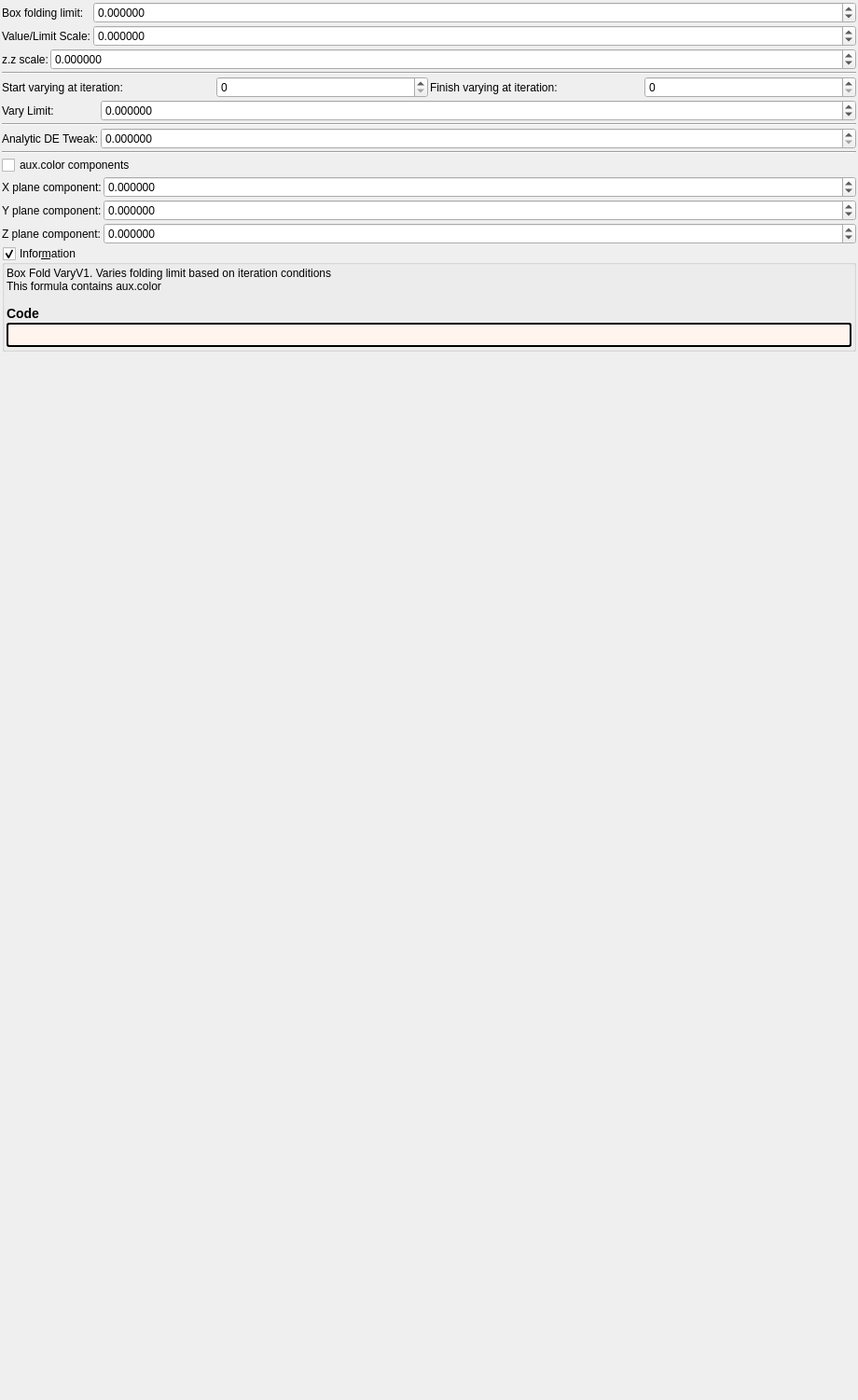
<?xml version="1.0" encoding="UTF-8"?>
<ui version="4.0">
 <class>transf_box_fold_vary_v1</class>
 <widget class="QWidget" name="Form">
  <property name="geometry">
   <rect>
    <x>0</x>
    <y>0</y>
    <width>920</width>
    <height>1501</height>
   </rect>
  </property>
  <property name="windowTitle">
   <string notr="true">transf_box_fold_vary_v1</string>
  </property>
  <layout class="QVBoxLayout" name="verticalLayout">
   <property name="spacing">
    <number>2</number>
   </property>
   <property name="leftMargin">
    <number>2</number>
   </property>
   <property name="topMargin">
    <number>2</number>
   </property>
   <property name="rightMargin">
    <number>2</number>
   </property>
   <property name="bottomMargin">
    <number>2</number>
   </property>
   <item>
    <layout class="QGridLayout" name="gridLayout_12" columnstretch="0,1">
     <property name="spacing">
      <number>2</number>
     </property>
     <item row="0" column="1">
      <widget class="MyDoubleSpinBox" name="spinbox_mandelbox_folding_limit">
       <property name="sizePolicy">
        <sizepolicy hsizetype="Minimum" vsizetype="Maximum">
         <horstretch>0</horstretch>
         <verstretch>0</verstretch>
        </sizepolicy>
       </property>
       <property name="prefix">
        <string/>
       </property>
       <property name="suffix">
        <string/>
       </property>
       <property name="decimals">
        <number>6</number>
       </property>
       <property name="minimum">
        <double>-100.000000000000000</double>
       </property>
       <property name="maximum">
        <double>100.000000000000000</double>
       </property>
       <property name="singleStep">
        <double>0.100000000000000</double>
       </property>
      </widget>
     </item>
     <item row="1" column="1">
      <widget class="MyDoubleSpinBox" name="spinbox_transf_scale_2">
       <property name="sizePolicy">
        <sizepolicy hsizetype="Minimum" vsizetype="Maximum">
         <horstretch>0</horstretch>
         <verstretch>0</verstretch>
        </sizepolicy>
       </property>
       <property name="prefix">
        <string/>
       </property>
       <property name="suffix">
        <string/>
       </property>
       <property name="decimals">
        <number>6</number>
       </property>
       <property name="minimum">
        <double>-99.989999999999995</double>
       </property>
       <property name="maximum">
        <double>99.989999999999995</double>
       </property>
       <property name="singleStep">
        <double>0.100000000000000</double>
       </property>
      </widget>
     </item>
     <item row="1" column="0">
      <widget class="QLabel" name="label_48">
       <property name="text">
        <string>Value/Limit Scale:</string>
       </property>
      </widget>
     </item>
     <item row="0" column="0">
      <widget class="QLabel" name="label_47">
       <property name="text">
        <string>Box folding limit:</string>
       </property>
      </widget>
     </item>
    </layout>
   </item>
   <item>
    <layout class="QGridLayout" name="gridLayout_16" columnstretch="0,1">
     <item row="1" column="1">
      <widget class="MyDoubleSpinBox" name="spinbox_transf_scale_1">
       <property name="sizePolicy">
        <sizepolicy hsizetype="Minimum" vsizetype="Maximum">
         <horstretch>0</horstretch>
         <verstretch>0</verstretch>
        </sizepolicy>
       </property>
       <property name="prefix">
        <string/>
       </property>
       <property name="suffix">
        <string/>
       </property>
       <property name="decimals">
        <number>6</number>
       </property>
       <property name="minimum">
        <double>-9.990000000000000</double>
       </property>
       <property name="maximum">
        <double>9.990000000000000</double>
       </property>
       <property name="singleStep">
        <double>0.100000000000000</double>
       </property>
      </widget>
     </item>
     <item row="1" column="0">
      <widget class="QLabel" name="label_172">
       <property name="text">
        <string>z.z scale:</string>
       </property>
      </widget>
     </item>
    </layout>
   </item>
   <item>
    <widget class="Line" name="line_40">
     <property name="orientation">
      <enum>Qt::Horizontal</enum>
     </property>
    </widget>
   </item>
   <item>
    <layout class="QGridLayout" name="gridLayout_44" columnstretch="0,1">
     <property name="spacing">
      <number>2</number>
     </property>
     <item row="1" column="1">
      <widget class="MyDoubleSpinBox" name="spinbox_transf_offset">
       <property name="sizePolicy">
        <sizepolicy hsizetype="Minimum" vsizetype="Maximum">
         <horstretch>0</horstretch>
         <verstretch>0</verstretch>
        </sizepolicy>
       </property>
       <property name="prefix">
        <string/>
       </property>
       <property name="suffix">
        <string/>
       </property>
       <property name="decimals">
        <number>6</number>
       </property>
       <property name="minimum">
        <double>-99.989999999999995</double>
       </property>
       <property name="maximum">
        <double>99.989999999999995</double>
       </property>
       <property name="singleStep">
        <double>0.100000000000000</double>
       </property>
      </widget>
     </item>
     <item row="3" column="0">
      <widget class="QLabel" name="label_173">
       <property name="text">
        <string>Analytic DE Tweak:</string>
       </property>
      </widget>
     </item>
     <item row="3" column="1">
      <widget class="MyDoubleSpinBox" name="spinbox_analyticDE_scale_1">
       <property name="sizePolicy">
        <sizepolicy hsizetype="Minimum" vsizetype="Maximum">
         <horstretch>0</horstretch>
         <verstretch>0</verstretch>
        </sizepolicy>
       </property>
       <property name="prefix">
        <string/>
       </property>
       <property name="suffix">
        <string/>
       </property>
       <property name="decimals">
        <number>6</number>
       </property>
       <property name="minimum">
        <double>0.000000000000000</double>
       </property>
       <property name="maximum">
        <double>99.989999999999995</double>
       </property>
       <property name="singleStep">
        <double>0.100000000000000</double>
       </property>
      </widget>
     </item>
     <item row="1" column="0">
      <widget class="QLabel" name="label_177">
       <property name="text">
        <string>Vary Limit:</string>
       </property>
      </widget>
     </item>
     <item row="2" column="0" colspan="2">
      <widget class="Line" name="line_2">
       <property name="orientation">
        <enum>Qt::Horizontal</enum>
       </property>
      </widget>
     </item>
     <item row="0" column="0" colspan="2">
      <layout class="QGridLayout" name="gridLayout_45">
       <item row="0" column="1">
        <widget class="MySpinBox" name="spinboxInt_transf_start_iterations_250">
         <property name="sizePolicy">
          <sizepolicy hsizetype="Minimum" vsizetype="Maximum">
           <horstretch>0</horstretch>
           <verstretch>0</verstretch>
          </sizepolicy>
         </property>
         <property name="maximum">
          <number>999</number>
         </property>
        </widget>
       </item>
       <item row="0" column="3">
        <widget class="MySpinBox" name="spinboxInt_transf_stop_iterations">
         <property name="sizePolicy">
          <sizepolicy hsizetype="Minimum" vsizetype="Maximum">
           <horstretch>0</horstretch>
           <verstretch>0</verstretch>
          </sizepolicy>
         </property>
         <property name="maximum">
          <number>999</number>
         </property>
        </widget>
       </item>
       <item row="0" column="0">
        <widget class="QLabel" name="label_171">
         <property name="text">
          <string>Start varying at iteration:</string>
         </property>
         <property name="wordWrap">
          <bool>true</bool>
         </property>
        </widget>
       </item>
       <item row="0" column="2">
        <widget class="QLabel" name="label_169">
         <property name="text">
          <string>Finish varying at iteration:</string>
         </property>
         <property name="wordWrap">
          <bool>true</bool>
         </property>
        </widget>
       </item>
      </layout>
     </item>
    </layout>
   </item>
   <item>
    <layout class="QGridLayout" name="gridLayout_13" columnstretch="0,1">
     <property name="spacing">
      <number>2</number>
     </property>
     <item row="3" column="0">
      <widget class="QLabel" name="label_25">
       <property name="text">
        <string>X plane component:</string>
       </property>
      </widget>
     </item>
     <item row="4" column="0">
      <widget class="QLabel" name="label_26">
       <property name="text">
        <string>Y plane component:</string>
       </property>
      </widget>
     </item>
     <item row="2" column="0" colspan="2">
      <widget class="QCheckBox" name="checkBox_fold_color_aux_color_enabled_false">
       <property name="text">
        <string notr="true">aux.color components</string>
       </property>
      </widget>
     </item>
     <item row="5" column="1">
      <widget class="MyDoubleSpinBox" name="spinbox3_mandelbox_color_z">
       <property name="sizePolicy">
        <sizepolicy hsizetype="Minimum" vsizetype="Maximum">
         <horstretch>0</horstretch>
         <verstretch>0</verstretch>
        </sizepolicy>
       </property>
       <property name="prefix">
        <string/>
       </property>
       <property name="suffix">
        <string/>
       </property>
       <property name="decimals">
        <number>6</number>
       </property>
       <property name="minimum">
        <double>-100.000000000000000</double>
       </property>
       <property name="maximum">
        <double>100.000000000000000</double>
       </property>
       <property name="singleStep">
        <double>0.100000000000000</double>
       </property>
      </widget>
     </item>
     <item row="5" column="0">
      <widget class="QLabel" name="label_30">
       <property name="text">
        <string>Z plane component:</string>
       </property>
      </widget>
     </item>
     <item row="4" column="1">
      <widget class="MyDoubleSpinBox" name="spinbox3_mandelbox_color_y">
       <property name="sizePolicy">
        <sizepolicy hsizetype="Minimum" vsizetype="Maximum">
         <horstretch>0</horstretch>
         <verstretch>0</verstretch>
        </sizepolicy>
       </property>
       <property name="prefix">
        <string/>
       </property>
       <property name="suffix">
        <string/>
       </property>
       <property name="decimals">
        <number>6</number>
       </property>
       <property name="minimum">
        <double>-100.000000000000000</double>
       </property>
       <property name="maximum">
        <double>100.000000000000000</double>
       </property>
       <property name="singleStep">
        <double>0.100000000000000</double>
       </property>
      </widget>
     </item>
     <item row="3" column="1">
      <widget class="MyDoubleSpinBox" name="spinbox3_mandelbox_color_x">
       <property name="sizePolicy">
        <sizepolicy hsizetype="Minimum" vsizetype="Maximum">
         <horstretch>0</horstretch>
         <verstretch>0</verstretch>
        </sizepolicy>
       </property>
       <property name="prefix">
        <string/>
       </property>
       <property name="suffix">
        <string/>
       </property>
       <property name="decimals">
        <number>6</number>
       </property>
       <property name="minimum">
        <double>-100.000000000000000</double>
       </property>
       <property name="maximum">
        <double>100.000000000000000</double>
       </property>
       <property name="singleStep">
        <double>0.100000000000000</double>
       </property>
      </widget>
     </item>
     <item row="1" column="0" colspan="2">
      <widget class="Line" name="line">
       <property name="orientation">
        <enum>Qt::Horizontal</enum>
       </property>
      </widget>
     </item>
    </layout>
   </item>
   <item>
    <widget class="MyGroupBox" name="groupCheck_info">
     <property name="title">
      <string>Infor&amp;mation</string>
     </property>
     <property name="flat">
      <bool>false</bool>
     </property>
     <property name="checkable">
      <bool>true</bool>
     </property>
     <layout class="QVBoxLayout" name="verticalLayout_2">
      <property name="spacing">
       <number>2</number>
      </property>
      <property name="leftMargin">
       <number>2</number>
      </property>
      <property name="topMargin">
       <number>2</number>
      </property>
      <property name="rightMargin">
       <number>2</number>
      </property>
      <property name="bottomMargin">
       <number>2</number>
      </property>
      <item>
       <widget class="QLabel" name="label_information_general">
        <property name="text">
         <string notr="true">&lt;p&gt;Box Fold VaryV1. Varies folding limit based on iteration conditions&lt;br&gt;This formula contains aux.color&lt;/p&gt;&lt;table&gt;
&lt;/table&gt;
&lt;h3&gt;Code&lt;/h3&gt;</string>
        </property>
        <property name="wordWrap">
         <bool>true</bool>
        </property>
        <property name="openExternalLinks">
         <bool>true</bool>
        </property>
        <property name="textInteractionFlags">
         <set>Qt::LinksAccessibleByMouse|Qt::TextSelectableByMouse</set>
        </property>
       </widget>
      </item>
      <item>
       <widget class="QLabel" name="label_code_content">
        <property name="styleSheet">
         <string notr="true">border-style: outset; border-width: 2px; border-radius: 3px; border-color: black; background-color: #fff5ee; padding: 4px;</string>
        </property>
        <property name="text">
         <string notr="true"></string>
        </property>
        <property name="wordWrap">
         <bool>true</bool>
        </property>
        <property name="openExternalLinks">
         <bool>true</bool>
        </property>
        <property name="textInteractionFlags">
         <set>Qt::LinksAccessibleByMouse|Qt::TextSelectableByMouse</set>
        </property>
       </widget>
      </item>
     </layout>
    </widget>
   </item>
   <item>
    <spacer name="verticalSpacer_2">
     <property name="orientation">
      <enum>Qt::Vertical</enum>
     </property>
     <property name="sizeHint" stdset="0">
      <size>
       <width>20</width>
       <height>40</height>
      </size>
     </property>
    </spacer>
   </item>
  </layout>
 </widget>
 <customwidgets>
  <customwidget>
   <class>MyDoubleSpinBox</class>
   <extends>QDoubleSpinBox</extends>
   <header>my_double_spin_box.h</header>
  </customwidget>
  <customwidget>
   <class>MyGroupBox</class>
   <extends>QGroupBox</extends>
   <header>my_group_box.h</header>
   <container>1</container>
  </customwidget>
  <customwidget>
   <class>MySpinBox</class>
   <extends>QSpinBox</extends>
   <header>my_spin_box.h</header>
  </customwidget>
 </customwidgets>
 <tabstops>
  <tabstop>spinbox_mandelbox_folding_limit</tabstop>
  <tabstop>spinbox_transf_scale_2</tabstop>
  <tabstop>spinbox_transf_scale_1</tabstop>
  <tabstop>spinboxInt_transf_start_iterations_250</tabstop>
  <tabstop>spinboxInt_transf_stop_iterations</tabstop>
  <tabstop>spinbox_transf_offset</tabstop>
  <tabstop>spinbox_analyticDE_scale_1</tabstop>
  <tabstop>groupCheck_info</tabstop>
 </tabstops>
 <resources/>
 <connections/>
</ui>
